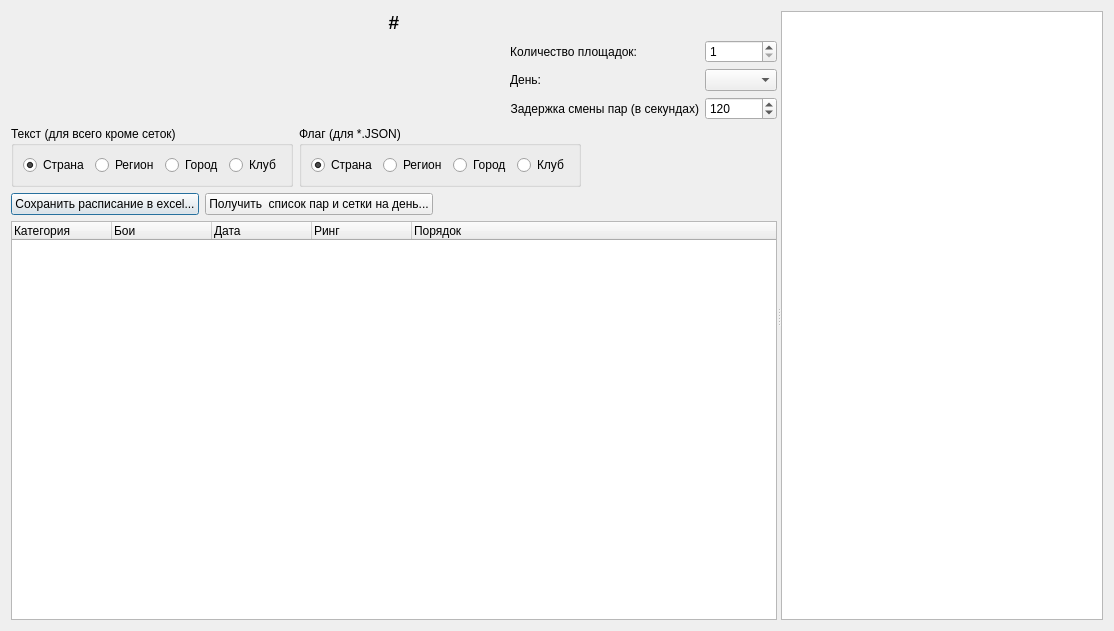
<?xml version="1.0" encoding="UTF-8"?>
<ui version="4.0">
 <class>Dialogschedule2</class>
 <widget class="QDialog" name="Dialogschedule2">
  <property name="geometry">
   <rect>
    <x>0</x>
    <y>0</y>
    <width>1114</width>
    <height>631</height>
   </rect>
  </property>
  <property name="windowTitle">
   <string>Dialog</string>
  </property>
  <layout class="QGridLayout" name="gridLayout_2">
   <item row="0" column="0">
    <widget class="QSplitter" name="splitter">
     <property name="sizePolicy">
      <sizepolicy hsizetype="Expanding" vsizetype="Preferred">
       <horstretch>0</horstretch>
       <verstretch>0</verstretch>
      </sizepolicy>
     </property>
     <property name="orientation">
      <enum>Qt::Horizontal</enum>
     </property>
     <widget class="QWidget" name="widget" native="true">
      <layout class="QVBoxLayout" name="verticalLayout">
       <item>
        <widget class="QLabel" name="labelContest">
         <property name="font">
          <font>
           <pointsize>14</pointsize>
           <weight>75</weight>
           <bold>true</bold>
          </font>
         </property>
         <property name="text">
          <string>#</string>
         </property>
         <property name="alignment">
          <set>Qt::AlignCenter</set>
         </property>
        </widget>
       </item>
       <item>
        <layout class="QHBoxLayout" name="horizontalLayout_5">
         <item>
          <spacer name="horizontalSpacer_4">
           <property name="orientation">
            <enum>Qt::Horizontal</enum>
           </property>
           <property name="sizeHint" stdset="0">
            <size>
             <width>40</width>
             <height>20</height>
            </size>
           </property>
          </spacer>
         </item>
         <item>
          <layout class="QFormLayout" name="formLayout">
           <item row="0" column="0">
            <widget class="QLabel" name="label">
             <property name="text">
              <string>Количество площадок:</string>
             </property>
             <property name="alignment">
              <set>Qt::AlignRight|Qt::AlignTrailing|Qt::AlignVCenter</set>
             </property>
            </widget>
           </item>
           <item row="0" column="1">
            <widget class="QSpinBox" name="spinBoxRing">
             <property name="minimum">
              <number>1</number>
             </property>
             <property name="maximum">
              <number>228</number>
             </property>
            </widget>
           </item>
           <item row="1" column="0">
            <widget class="QLabel" name="label_2">
             <property name="text">
              <string>День:</string>
             </property>
             <property name="alignment">
              <set>Qt::AlignRight|Qt::AlignTrailing|Qt::AlignVCenter</set>
             </property>
            </widget>
           </item>
           <item row="1" column="1">
            <widget class="QComboBox" name="comboBoxDay"/>
           </item>
           <item row="2" column="0">
            <widget class="QLabel" name="label_3">
             <property name="text">
              <string>Задержка смены пар (в секундах)</string>
             </property>
             <property name="alignment">
              <set>Qt::AlignRight|Qt::AlignTrailing|Qt::AlignVCenter</set>
             </property>
            </widget>
           </item>
           <item row="2" column="1">
            <widget class="QSpinBox" name="spinBoxDelay">
             <property name="minimum">
              <number>5</number>
             </property>
             <property name="maximum">
              <number>100500</number>
             </property>
             <property name="singleStep">
              <number>10</number>
             </property>
             <property name="value">
              <number>120</number>
             </property>
            </widget>
           </item>
          </layout>
         </item>
        </layout>
       </item>
       <item>
        <layout class="QHBoxLayout" name="horizontalLayout_4">
         <item>
          <widget class="QGroupBox" name="groupBox_2">
           <property name="title">
            <string>Текст (для всего кроме сеток)</string>
           </property>
           <layout class="QHBoxLayout" name="horizontalLayout_2">
            <item>
             <widget class="QRadioButton" name="radioTextCountry">
              <property name="text">
               <string>Страна</string>
              </property>
              <property name="checked">
               <bool>true</bool>
              </property>
             </widget>
            </item>
            <item>
             <widget class="QRadioButton" name="radioTextRegion">
              <property name="text">
               <string>Регион</string>
              </property>
             </widget>
            </item>
            <item>
             <widget class="QRadioButton" name="radioTextCity">
              <property name="text">
               <string>Город</string>
              </property>
             </widget>
            </item>
            <item>
             <widget class="QRadioButton" name="radioTextClub">
              <property name="text">
               <string>Клуб</string>
              </property>
             </widget>
            </item>
           </layout>
          </widget>
         </item>
         <item>
          <widget class="QGroupBox" name="groupBox">
           <property name="title">
            <string>Флаг (для *.JSON)</string>
           </property>
           <layout class="QHBoxLayout" name="horizontalLayout">
            <item>
             <widget class="QRadioButton" name="radioFlagCountry">
              <property name="text">
               <string>Страна</string>
              </property>
              <property name="checked">
               <bool>true</bool>
              </property>
             </widget>
            </item>
            <item>
             <widget class="QRadioButton" name="radioFlagRegion">
              <property name="text">
               <string>Регион</string>
              </property>
             </widget>
            </item>
            <item>
             <widget class="QRadioButton" name="radioFlagCity">
              <property name="text">
               <string>Город</string>
              </property>
             </widget>
            </item>
            <item>
             <widget class="QRadioButton" name="radioFlagClub">
              <property name="text">
               <string>Клуб</string>
              </property>
             </widget>
            </item>
           </layout>
          </widget>
         </item>
         <item>
          <spacer name="horizontalSpacer_2">
           <property name="orientation">
            <enum>Qt::Horizontal</enum>
           </property>
           <property name="sizeHint" stdset="0">
            <size>
             <width>40</width>
             <height>20</height>
            </size>
           </property>
          </spacer>
         </item>
        </layout>
       </item>
       <item>
        <layout class="QHBoxLayout" name="horizontalLayout_3">
         <item>
          <widget class="QPushButton" name="pushButtonSaveSchelder">
           <property name="text">
            <string>Сохранить расписание в excel...</string>
           </property>
          </widget>
         </item>
         <item>
          <widget class="QPushButton" name="pushButtonListOfPairs">
           <property name="text">
            <string>Получить  список пар и сетки на день...</string>
           </property>
          </widget>
         </item>
         <item>
          <spacer name="horizontalSpacer">
           <property name="orientation">
            <enum>Qt::Horizontal</enum>
           </property>
           <property name="sizeHint" stdset="0">
            <size>
             <width>40</width>
             <height>20</height>
            </size>
           </property>
          </spacer>
         </item>
        </layout>
       </item>
       <item>
        <widget class="Dialogschedule2TreeWidget" name="treeWidget">
         <property name="focusPolicy">
          <enum>Qt::ClickFocus</enum>
         </property>
         <property name="styleSheet">
          <string notr="true"/>
         </property>
         <property name="alternatingRowColors">
          <bool>true</bool>
         </property>
         <property name="columnCount">
          <number>5</number>
         </property>
         <column>
          <property name="text">
           <string notr="true">Категория</string>
          </property>
         </column>
         <column>
          <property name="text">
           <string notr="true">Бои</string>
          </property>
         </column>
         <column>
          <property name="text">
           <string>Дата</string>
          </property>
         </column>
         <column>
          <property name="text">
           <string>Ринг</string>
          </property>
         </column>
         <column>
          <property name="text">
           <string>Порядок</string>
          </property>
         </column>
        </widget>
       </item>
      </layout>
     </widget>
     <widget class="Dialogschedule2TableWidget" name="tableWidget">
      <property name="focusPolicy">
       <enum>Qt::NoFocus</enum>
      </property>
      <property name="editTriggers">
       <set>QAbstractItemView::NoEditTriggers</set>
      </property>
      <property name="selectionMode">
       <enum>QAbstractItemView::NoSelection</enum>
      </property>
     </widget>
    </widget>
   </item>
  </layout>
 </widget>
 <customwidgets>
  <customwidget>
   <class>Dialogschedule2TreeWidget</class>
   <extends>QTreeWidget</extends>
   <header>dialogschedule2treewidget.h</header>
  </customwidget>
  <customwidget>
   <class>Dialogschedule2TableWidget</class>
   <extends>QTableWidget</extends>
   <header>dialogschedule2tablewidget.h</header>
  </customwidget>
 </customwidgets>
 <tabstops>
  <tabstop>spinBoxRing</tabstop>
  <tabstop>comboBoxDay</tabstop>
  <tabstop>spinBoxDelay</tabstop>
  <tabstop>treeWidget</tabstop>
 </tabstops>
 <resources/>
 <connections/>
</ui>
